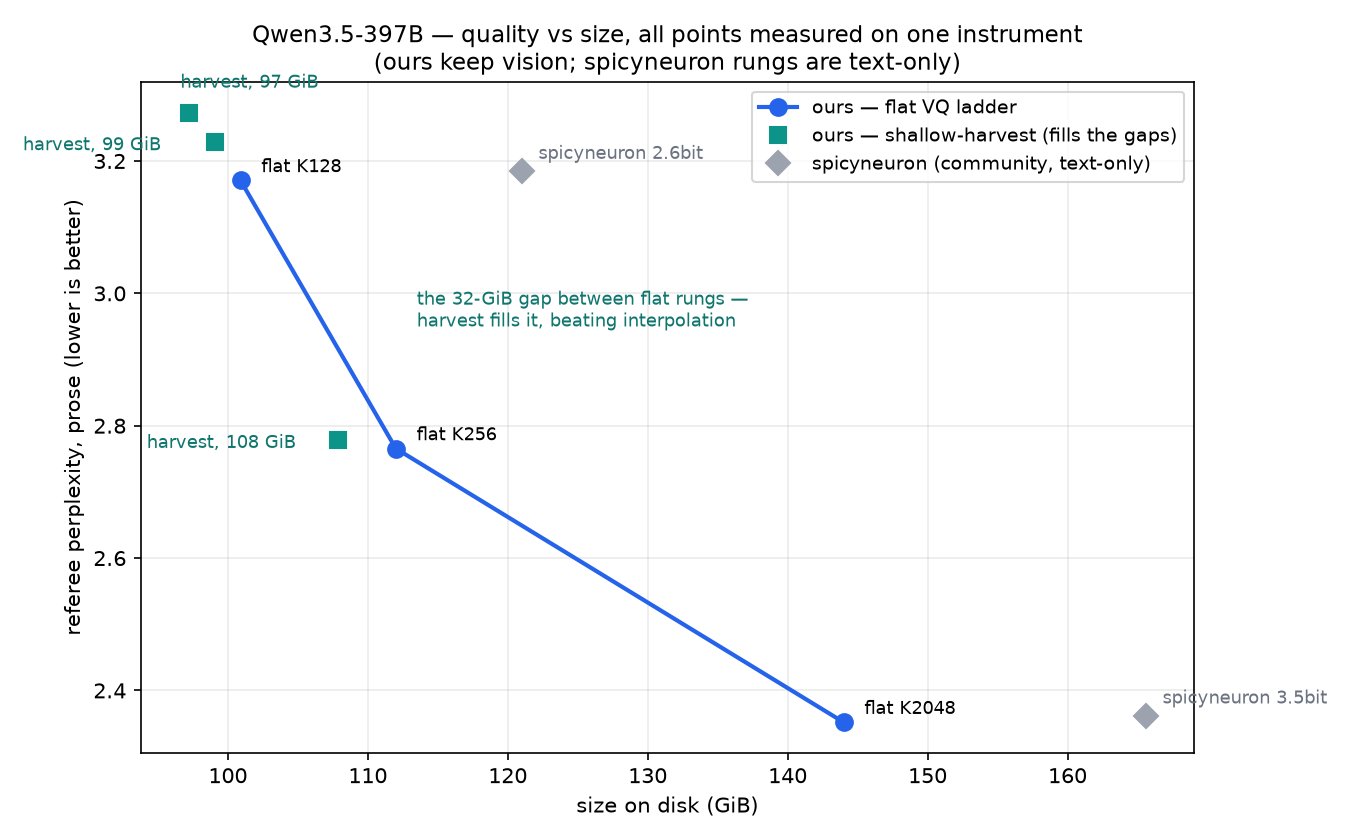

Write Python code to recreate this figure.
#!/usr/bin/env python3
"""397B ladder chart: prose ppl vs size, real artifacts, same referee."""
import matplotlib
matplotlib.use("Agg")
import matplotlib.pyplot as plt

flat = [(100.9, 3.1706, "flat K128"), (112.0, 2.7655, "flat K256"),
        (144.0, 2.3519, "flat K2048")]
harvest = [(97.2, 3.2730, "harvest, 97 GiB", (-4, 12)), (99.05, 3.2289, "harvest, 99 GiB", (-92, -4)),
           (107.9, 2.7790, "harvest, 108 GiB", (-92, -4))]
spicy = [(121.0, 3.1843, "spicyneuron 2.6bit"), (165.6, 2.3614, "spicyneuron 3.5bit")]

fig, ax = plt.subplots(figsize=(9, 5.6), dpi=150)
fx, fy = [p[0] for p in flat], [p[1] for p in flat]
ax.plot(fx, fy, "o-", color="#2563eb", lw=2, ms=8, label="ours — flat VQ ladder", zorder=4)
hx, hy = [p[0] for p in harvest], [p[1] for p in harvest]
ax.plot(hx, hy, "s", color="#0d9488", ms=8, label="ours — shallow-harvest (fills the gaps)", zorder=4)
sx, sy = [p[0] for p in spicy], [p[1] for p in spicy]
ax.plot(sx, sy, "D", color="#9ca3af", ms=8, label="spicyneuron (community, text-only)", zorder=3)

for x, y, t in flat:   ax.annotate(t, (x, y), textcoords="offset points", xytext=(10, 4), fontsize=8.5)
for x, y, t, off in harvest: ax.annotate(t, (x, y), textcoords="offset points", xytext=off, fontsize=8.5, color="#0f766e")
for x, y, t in spicy:  ax.annotate(t, (x, y), textcoords="offset points", xytext=(8, 6), fontsize=8.5, color="#6b7280")

# the interpolation-gap story
ax.plot([112.0, 144.0], [2.7655, 2.3519], "--", color="#93c5fd", lw=1.2, zorder=2)
ax.annotate("the 32-GiB gap between flat rungs —\nharvest fills it, beating interpolation",
            (113.5, 2.95), fontsize=8.5, color="#0f766e", ha="left")

ax.set_xlabel("size on disk (GiB)")
ax.set_ylabel("referee perplexity, prose (lower is better)")
ax.set_title("Qwen3.5-397B — quality vs size, all points measured on one instrument\n"
             "(ours keep vision; spicyneuron rungs are text-only)", fontsize=11)
ax.grid(alpha=0.25)
ax.legend(loc="upper right", fontsize=9)
fig.tight_layout()
fig.savefig("chart_397b_ladder.png")
print("wrote chart_397b_ladder.png")
